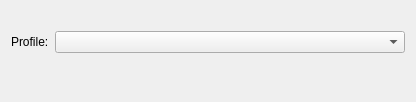
<?xml version="1.0" encoding="utf-8"?>
<ui version="4.0">
 <author>
    SPDX-FileCopyrightText: none
    SPDX-License-Identifier: GPL-3.0-or-later
  </author>
 <class>WdgDlgPngImport</class>
 <widget class="QWidget" name="WdgDlgPngImport">
  <property name="geometry">
   <rect>
    <x>0</x>
    <y>0</y>
    <width>408</width>
    <height>102</height>
   </rect>
  </property>
  <layout class="QGridLayout" name="gridLayout">
   <item column="0" row="1">
    <widget class="QLabel" name="lblProfiles">
     <property name="text">
      <string comment="Label of ICC Color Profile in PNG import dialogue">Profile:</string>
     </property>
     <property name="buddy">
      <cstring>cmbProfile</cstring>
     </property>
    </widget>
   </item>
   <item column="1" row="1">
    <widget class="KisSqueezedComboBox" name="cmbProfile">
     <property name="sizePolicy">
      <sizepolicy hsizetype="Expanding" vsizetype="Fixed">
       <horstretch>0</horstretch>
       <verstretch>0</verstretch>
      </sizepolicy>
     </property>
     <property name="minimumSize">
      <size>
       <width>350</width>
       <height>0</height>
      </size>
     </property>
    </widget>
   </item>
   <item colspan="2" column="0" row="0">
    <widget class="QLabel" name="lblFilename">
     <property name="text">
      <string/>
     </property>
    </widget>
   </item>
   <item column="1" row="2">
    <spacer name="verticalSpacer">
     <property name="orientation">
      <enum>Qt::Vertical</enum>
     </property>
     <property name="sizeHint" stdset="0">
      <size>
       <width>20</width>
       <height>40</height>
      </size>
     </property>
    </spacer>
   </item>
  </layout>
 </widget>
 <customwidgets>
  <customwidget>
   <class>KisSqueezedComboBox</class>
   <extends>QComboBox</extends>
   <header>KisSqueezedComboBox.h</header>
  </customwidget>
 </customwidgets>
 <resources/>
 <connections/>
</ui>
